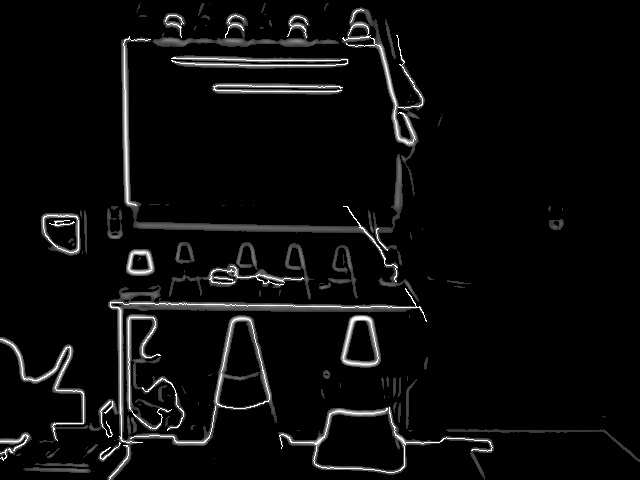
#> input picture Python code/captured_image_20251205_090752.jpg, 640 x 480 px, given in place of the camera
$ python Cone_and_edge_detection.py   (older library calls are emulated)
#> lines starting #> are read from the running program, lines starting #| are printed output that depends on the picture; after the words box and inside, x2 and y2 are one past the last pixel; in counts of white or black regions, pixels touching at a corner belong together
#AAU Robotics ROB3 GR.141 Project
# Cone detection algorithm


#WHAT NEEDS TO BE IMPLEMENTED AND IMPORVED
# Better noise reduction and/or filtering, it still locates too much noise, especially from blue color
# Center positions needs to be exported as a vector with space for distance
# improve merge function so there is not a hard limit on what the distance is, it might interfere with other cones in the distance
#


import numpy as np
import cv2
import time
kernel = np.ones([5,5], np.uint8)

# The setup function is where the camera is inititiated and the limits for color segmentation is defined in HSV
def Setup():
    cam = cv2.VideoCapture(0)
    upperLimitBlue = np.array([123, 252, 150], np.uint8)
    lowerLimitBlue = np.array([103, 92, 5], np.uint8)
    upperLimitYellow = np.array([33,255,255], np.uint8)
    lowerLimitYellow = np.array([13,120,120], np.uint8)
    return cam, upperLimitBlue, lowerLimitBlue, upperLimitYellow, lowerLimitYellow

def sobel_edge_detection(frame):
    #splitting hsv pictures
    h, s, v = cv2.split(cv2.cvtColor(frame, cv2.COLOR_BGR2HSV))

    frame_blur = cv2.GaussianBlur(v, (7,7), 0)

    #tager v kanalen og laver en sobeledge detection med kernel 3,3
    sobelx = cv2.Sobel(frame_blur, cv2.CV_16S, 1, 0, ksize=3)
    sobely = cv2.Sobel(frame_blur, cv2.CV_16S, 0, 1, ksize=3)

    #konverter til float32
    sobelx = sobelx.astype(np.float32)
    sobely = sobely.astype(np.float32)

    #beregner gradient magnituden og thresholder den
    gradient_magnitude = cv2.magnitude(sobelx, sobely)
    _, gradient_thresh = cv2.threshold(gradient_magnitude, 50, 255, cv2.THRESH_TOZERO)

    #converterer til uint8
    gradient_magnitude = cv2.convertScaleAbs(gradient_thresh)

    return gradient_magnitude, frame_blur

def canny_edge_detection(frame_blur):
    #laver blur på v kanalen og bruger til canny edge detection
    edges = cv2.Canny(frame_blur, threshold1=50, threshold2=150)

    return edges

def morphology(combine):
    #morphology
    closing = cv2.morphologyEx(combine, cv2.MORPH_CLOSE, kernel, iterations=1) #lukker små huller
    opening = cv2.morphologyEx(closing, cv2.MORPH_OPEN, kernel, iterations=1) #fjern små støjpixels udenfor kanterne
    # Konverter billedet til binært: pixels >20 bliver hvide og resten bliver sort
    _, binary = cv2.threshold(opening, 20, 255, cv2.THRESH_BINARY)

    return binary

def remove_small_objects_with_contours(binary, min_area=300):
    #Find alle ydre konturer i det binære billede
    contours, _ = cv2.findContours(binary, cv2.RETR_EXTERNAL, cv2.CHAIN_APPROX_SIMPLE)

    #Opret en tom maske med samme størrelse som inputbilledet
    mask = np.zeros_like(binary)

    #Liste til at gemme konturer, der er store nok
    kept_contours = []

    #Gennemgå hver kontur
    for c in contours:
        #Beregn konturens areal
        area = cv2.contourArea(c)
        #Gem kun konturer, der er større end min_area
        if area >= min_area:
            kept_contours.append(c)

    #Tegn alle gemte konturer som fyldte hvide objekter på masken
    if kept_contours:
            cv2.drawContours(mask, kept_contours, -1, 255, thickness=cv2.FILLED)

    return mask, kept_contours


# The masking function is where all the preprocessing and masking is performed
# A gaussian blur is added to remove noise and smooth the frame
# The frame is then converted to HSV
# A mask is created using the limits from Setup() and then converted to a mask so only the colors in the limit is found
# Opening and closing morphology is performed on the masks to further remove noise
# Then adding a median blur to EVEN further decrease noise. This might not be necesarry
def Masking(frame, blueUpper, blueLower, yellowUpper, yellowLower):
        frame = cv2.GaussianBlur(frame, (5, 5), 0)
        HSV = cv2.cvtColor(frame, cv2.COLOR_BGR2HSV)
        maskBlue = cv2.inRange(HSV, blueLower, blueUpper)
        maskYellow = cv2.inRange(HSV, yellowLower, yellowUpper)

        maskBlue = cv2.morphologyEx(maskBlue, cv2.MORPH_OPEN, kernel, iterations=2)
        maskBlue = cv2.morphologyEx(maskBlue, cv2.MORPH_CLOSE, kernel, iterations=2)
        maskBlue = cv2.medianBlur(maskBlue, 5)

        maskYellow = cv2.morphologyEx(maskYellow, cv2.MORPH_OPEN, kernel, iterations=2)
        maskYellow = cv2.morphologyEx(maskYellow, cv2.MORPH_CLOSE, kernel, iterations=2)
        maskYellow = cv2.medianBlur(maskYellow, 5)
        return maskBlue, maskYellow

# Find the contours from in the masks to find objects
# This is performed on each mask and separated so the colors of each contour is found
def FindContours(maskBlue, maskYellow):
    contoursBlue, _ = cv2.findContours(maskBlue,cv2.RETR_EXTERNAL, cv2.CHAIN_APPROX_SIMPLE)
    bboxBlue = []
    contoursYellow, _ = cv2.findContours(maskYellow,cv2.RETR_EXTERNAL, cv2.CHAIN_APPROX_SIMPLE)
    bboxYellow = []

    def FilterBbox(contours, bbox):
        #Gennemgår alle konturer fundet i et maskeret billede
        for c in contours:
            #Beregn arealet af konturen i pixelsd
            area = cv2.contourArea(c)
            if area > 100: #100 pixel^2 - skal være større end 100 pixels
                #Bregen den kovekse skal af kontiren (mindste konvekse fporm der omslutter konturen)
                hull = cv2.convexHull(c)
                #Arealet af den kovekse skal
                hull_area = cv2.contourArea(hull)

                #Solidity = hvor "fyldt" konturen er i forholf til dens konvekse skal
                #Hvis solidity er tæt på 1, er kontoren tæt på at være konveks og solid
                solidity = area / hull_area if hull_area != 0 else 0

                if solidity > 0.8: #The convex hull is at least 80% filled
                    #Beregn den mindste rektangel (bbox), der omslutter konturen
                    x,y,w,h = cv2.boundingRect(c)

                    if w > 10 and h > 10: #Filter: bbox skal være mindst 10x10 pixels
                        bbox.append((x,y,w,h)) # Add the object to the bbox list

    FilterBbox(contoursBlue, bboxBlue)
    FilterBbox(contoursYellow, bboxYellow)
    # The Bboxes are then being merged in the MergeBbox() function to merge close bboxes
    bboxBlue, bboxYellow, _, _ = MergeBbox(bboxBlue, bboxYellow)
    return bboxBlue, bboxYellow

# The MergeBbox function is used to merge the base and top parts of the cones
# It has two helper functions CenterCalc(), where it calculates the centers of each bbox and its it to a list.
# MergeCenters then filters through these centers and checks if two centers are within the predefined pixel distance
# if they are a new center is calculated as the average of both ccenters, and a new bbox is defined.
def MergeBbox(bboxBlue, bboxYellow):
    def CenterCalc(bbox, centrum):
        for b in bbox:
            x,y,w,h = b
            cx = x+w/2
            cy = y+h/2
            centrum.append((cx,cy, w, h,x,y))
    def MergeCenters(centrum, merged, mergedCorner):
        yDist = 250
        xDist = 50
        for c in centrum: # go through each item in the list of center locations
            found = False # Found is false at the start since the first center is not close to any of the others since there is none to compare to
            for i, m in enumerate(merged): # For each iteration i, and m in enumerate(merged) i is the iteration and m is the corresponding entry in merged
                if (abs(c[1]-m[1]) < yDist) and (abs(c[0]-m[0]) < xDist): # Checks to see if the center c is close enough to the entry m
                    merged[i] = ((c[0]+m[0])/2, (c[1]+m[1])/2, abs(c[1]-m[1])*1.5, abs(c[0]-m[0])*3) # If it is close enough a new center is calculated
                    x1 = min(c[0]-c[2]/2, m[0]-m[2]/2) # The minimum and maximum values for the new center is created
                    y1 = min(c[1]-c[3]/2, m[1]-m[3]/2)
                    x2 = max(c[0]+c[2]/2, m[0]+m[2]/2)
                    y2 = max(c[1]+c[3]/2, m[1]+m[3]/2)
                    w_new = x2 - x1
                    h_new = y2 - y1 #This is so a new bbox can be created
                    mergedCorner[i] = (x1, y1, w_new, h_new) # Add the new bbox to the mergedCorner list, this is the upper left corner and is standard for  reating bboxes
                    found = True # set found to true
                    break # go out of the for loop so the next center will be assed
            if not found: # If found != True it just adds the original positions
                merged.append((c[0],c[1],c[2],c[3])) #This is the center position
                mergedCorner.append((c[4],c[5],c[2],c[3])) #This is for the upper corner and correct bbox creation

    centrumB = []
    centrumY = []
    mergedBlue = []
    mergedYellow = []
    mergedBlueCorner = []
    mergedYellowCorner = []
    CenterCalc(bboxBlue, centrumB)
    CenterCalc(bboxYellow, centrumY)
    MergeCenters(centrumB, mergedBlue, mergedBlueCorner)
    MergeCenters(centrumY, mergedYellow, mergedYellowCorner)

    return mergedBlueCorner, mergedYellowCorner, mergedBlue, mergedYellow

# This function draws the bounding boxes
# [17 lines left out: function DrawBoundingBox, not called in this run]

def verify_cones_with_edges(bboxes, edges, threshold=0.30):
    verified = [] #Liste til de bboxes, der bliver verificeret som gyldige

    for box in bboxes:
        #Konverterer bpunding box-koordinater til heltal
        x, y, w, h = map(int, box)

        #Udtræk regionen af interesse (ROI) fra edge-billedet
        #Det vil sige kund et område hvor bbox'en ligger
        roi = edges[y:y+h, x:x+w]

        #Tæl hvor mange pixels i ROI der faktsik kanter (ikke-nul pixels)
        edge_pixels = cv2.countNonZero(roi)

        #Beregn det totale antal pixels i ROI
        total_pixels = w * h

        #Hvis andelen af edge-pixels i ROI overstiger threshold
        if total_pixels > 0 and (edge_pixels / total_pixels >= threshold):
            #Tilføj bbox til listen over verificerede objekter
            verified.append(box)
    return verified


# This is where everything comes together
def main():
    # The setup() is loaded in
    cap, blueUpper, blueLower, yellowUpper, yellowLower = Setup()
    # Time is used to calculate FPS. (might not be necesarry to calculate for each frame, might be enough to display once a second)
    prev_time = time.time()
    while True:
        ret, frame = cap.read() # Get the frame from the camera
#> frame is the input picture: shape (480, 640, 3); min 0, max 255, mean 11.7
        current_time = time.time() #more fps
        fps = 1 / (current_time - prev_time)
        prev_time = current_time
        if not ret: # If there are is no camera
            print("Can't read camera, ending stream")
            break

        gradient_magnitude, v = sobel_edge_detection(frame)
#> in sobel_edge_detection, `sobelx = cv2.Sobel(frame_blur, cv2.CV_16S, 1, 0, ksize=3)`:
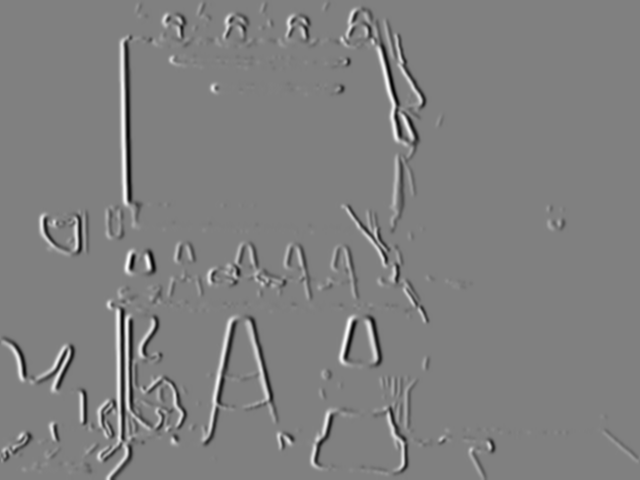
#> sobelx: shape (480, 640) int16; min -411, max 406, mean -0.1; drawn with min black and max white
#> in sobel_edge_detection, `sobely = cv2.Sobel(frame_blur, cv2.CV_16S, 0, 1, ksize=3)`:
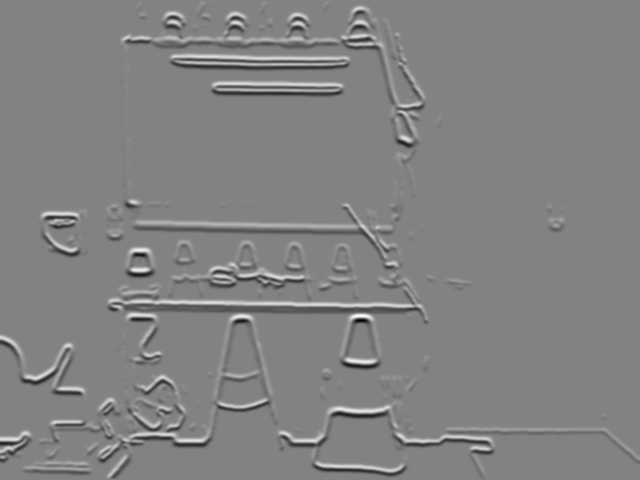
#> sobely: shape (480, 640) int16; min -495, max 472, mean 0; drawn with min black and max white
        edges = canny_edge_detection(v)
#> in canny_edge_detection, `edges = cv2.Canny(frame_blur, threshold1=50, threshold2=150)`:
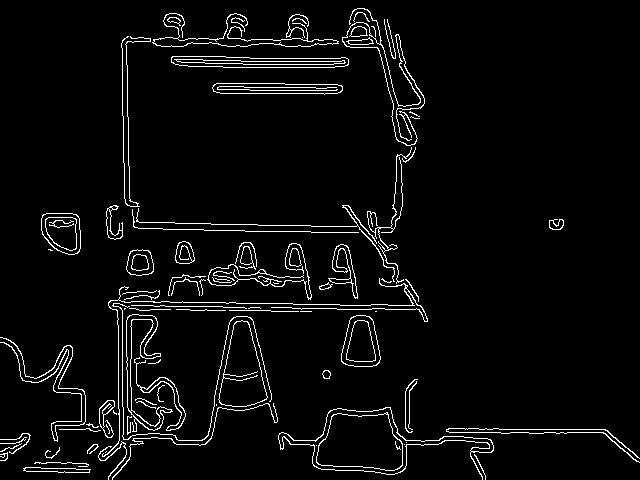
#> edges: shape (480, 640); 4.3% white in thin lines or dots

        #combinere sobel og canny edge qdetection
        combine = cv2.bitwise_or(gradient_magnitude, edges)


        #Lav binært bilelde med morphology
        binary = morphology(combine)
#> in morphology, `closing = cv2.morphologyEx(combine, cv2.MORPH_CLOSE, kernel, iteration..`:
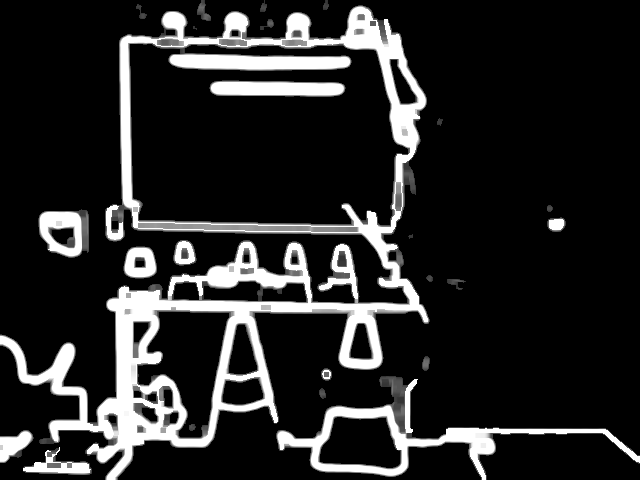
#> closing: shape (480, 640); min 0, max 255, mean 40.1
#> in morphology, `_, binary = cv2.threshold(opening, 20, 255, cv2.THRESH_BINARY)`:
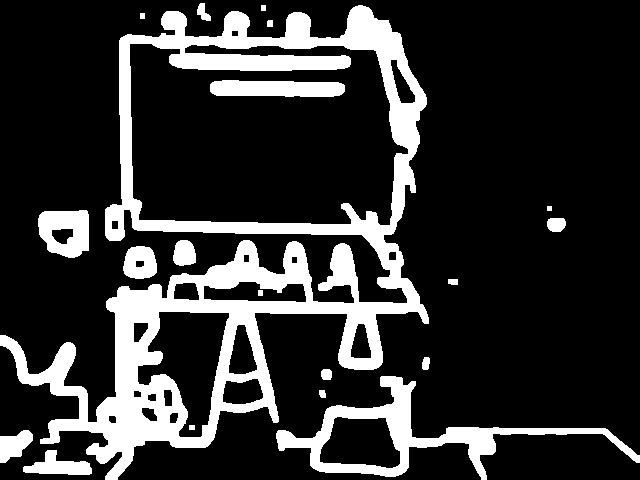
#> binary: shape (480, 640); 19.5% white; 20 white regions

        # Remove små objekter hurtigt med contour-filter (erstatter connectedComponents)
        cleaned_mask, kept_contours = remove_small_objects_with_contours(binary, min_area=250)
#> in remove_small_objects_with_contours, `contours, _ = cv2.findContours(binary, cv2.RETR_EXTERNAL, cv2.CHAIN_AP..`: contours = 17 contours, 1 with area under 20; largest, box (x1, y1, x2, y2) and area: (0, 5, 429, 480) 96747, (276, 376, 640, 480) 9628, (38, 210, 89, 258) 1974, (123, 246, 157, 279) 878, (23, 450, 92, 475) 848
#> the loop in remove_small_objects_with_contours, `for c in contours:` made 17 passes
#> area on passes 1 to 8: 847.5, 637, 36.5, 9628, 91.5, 71, 42.5, 878
#> after the loop in remove_small_objects_with_contours, `for c in contours:`: kept_contours = 7 contours; box (x1, y1, x2, y2) and area: (0, 5, 429, 480) 96747, (276, 376, 640, 480) 9628, (38, 210, 89, 258) 1974, (123, 246, 157, 279) 878, (23, 450, 92, 475) 848, (0, 430, 33, 463) 637, (173, 240, 196, 266) 452
#> in remove_small_objects_with_contours, `cv2.drawContours(mask, kept_contours, -1, 255, thickness=cv2.FILLED)`:
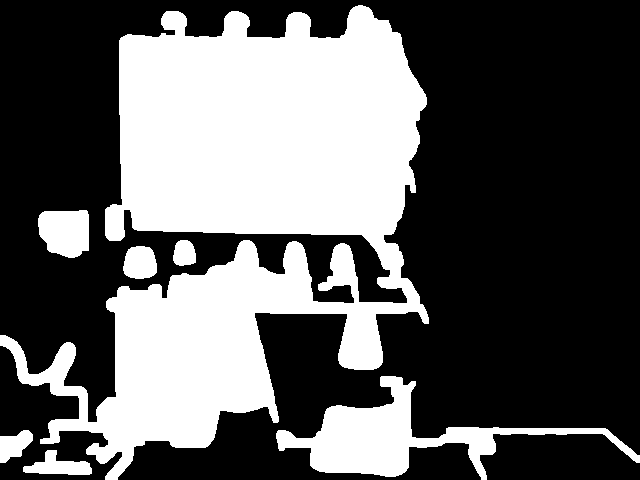
#> mask: shape (480, 640); 37% white; 7 white regions


        # Get the masks created in Masking()
        maskBlue, maskYellow = Masking(frame, blueUpper, blueLower, yellowUpper, yellowLower)
        # uses the masks in found Contours to find the locations of objects
        bboxesBlue, bboxesYellow = FindContours(maskBlue, maskYellow)
#> in FindContours, `contoursBlue, _ = cv2.findContours(maskBlue,cv2.RETR_EXTERNAL, cv2.CHA..`: contoursBlue = []
#> bboxesBlue = []; bboxesYellow = []
        # Checks if it has found any Blue and Yellow BBoxes, before trying to draw them

        edge_contours, _ = cv2.findContours(edges, cv2.RETR_EXTERNAL, cv2.CHAIN_APPROX_SIMPLE)
#> edge_contours = 87 contours, 53 with area under 20; largest, box (x1, y1, x2, y2) and area: (278, 407, 494, 480) 5688, (218, 320, 268, 407) 2692, (171, 56, 349, 68) 1632, (341, 315, 381, 367) 1559, (41, 213, 81, 255) 1334
        cv2.drawContours(frame, edge_contours, -1, (0, 0, 255), 3)
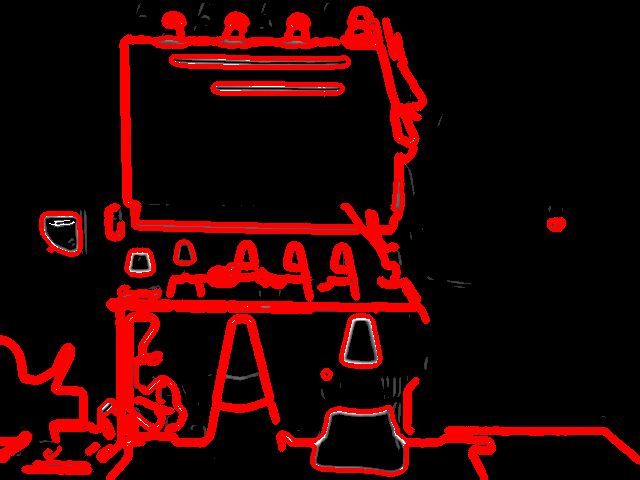
#> frame: shape (480, 640, 3); 15.72% of pixels changed, all inside (x1, y1, x2, y2) = (0, 6, 640, 480)


        #verificer ,ed edge-detection
        bboxesBlue_verified = verify_cones_with_edges(bboxesBlue, combine)
#> after the loop in verify_cones_with_edges, `for box in bboxes:`: verified = []
#> bboxesBlue_verified = []
        bboxesYellow_verified = verify_cones_with_edges(bboxesYellow, combine)
#> bboxesYellow_verified = []

        #tegne de verificerede
        for boxb in bboxesBlue:
            DrawBoundingBox(boxb, frame, "Blue")
#> this loop made 0 passes
        for boxy in bboxesYellow:
            DrawBoundingBox(boxy, frame, "Yellow")
        for boxb in bboxesBlue_verified:
            cv2.putText(frame, "Edge-verified", (int(boxb[0]), int(boxb[1]-20)),
                        cv2.FONT_HERSHEY_SIMPLEX, 0.5, (255,0,0), 1)
        for boxy in bboxesYellow_verified:
            cv2.putText(frame, "Edge-verified", (int(boxy[0]), int(boxy[1]-20)),
                        cv2.FONT_HERSHEY_SIMPLEX, 0.5, (0,255,255), 1)


        cv2.imshow("Frame with boxes and edges", cleaned_mask)
        # Show the combined mask and frame with bboxes
        #cv2.imshow("mask", mask)
        cv2.imshow("frame", frame)
        # prints FPS
        print(f"FPS: {fps}")
        if cv2.waitKey(1) == ord('q'):
#> (key q is pressed here)
            break
    cap.release()
    cv2.destroyAllWindows()

if __name__ == "__main__":
    main()

$ run again, on Python code/captured_image_20251205_091124.jpg
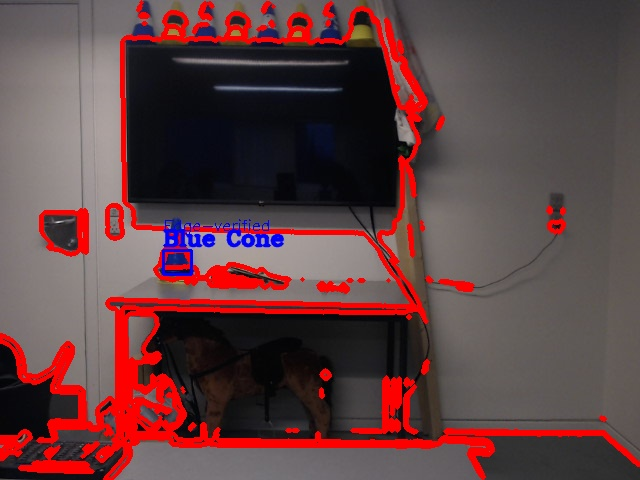
#> input picture Python code/captured_image_20251205_091124.jpg, 640 x 480 px, given in place of the camera
#> in main, frame is the input picture: shape (480, 640, 3); mean B, G, R 66.7, 64.8, 96.3
#> in canny_edge_detection, `edges = cv2.Canny(frame_blur, threshold1=50, threshold2=150)`:
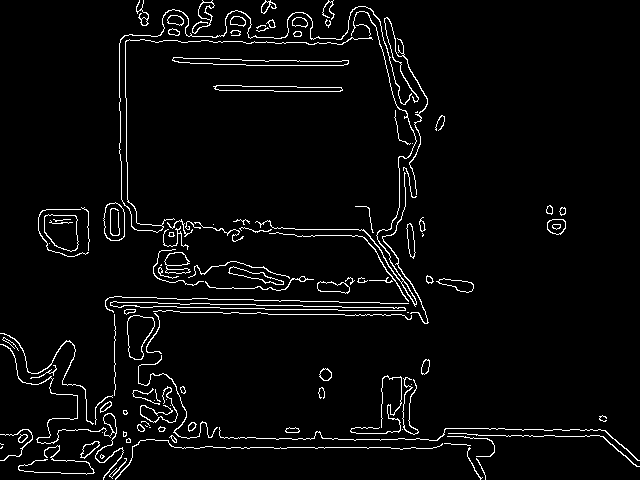
#> edges: shape (480, 640); 3.9% white in thin lines or dots
#> binary: shape (480, 640); 22.4% white; 11 white regions (1 under 20 px)
#> contours = 9 contours, 1 with area under 20; largest, box (x1, y1, x2, y2) and area: (0, 0, 640, 480) 109084, (35, 191, 93, 259) 2597, (543, 203, 569, 237) 700, (423, 273, 479, 295) 653, (315, 365, 334, 402) 417, (134, 0, 152, 28) 374, (433, 113, 448, 134) 206, (299, 276, 306, 284) 40
#> the loop in remove_small_objects_with_contours, `for c in contours:` made 9 passes
#> area on passes 2 to 9: 417, 40.5, 653, 700.5, 2597, 206.5, 109083.5, 374.5
#> after the loop in remove_small_objects_with_contours, `for c in contours:`: kept_contours = 6 contours; box (x1, y1, x2, y2) and area: (0, 0, 640, 480) 109084, (35, 191, 93, 259) 2597, (543, 203, 569, 237) 700, (423, 273, 479, 295) 653, (315, 365, 334, 402) 417, (134, 0, 152, 28) 374
#> mask: shape (480, 640); 37.9% white; 6 white regions
#> HSV: shape (480, 640, 3); mean H, S, V 60, 69, 98.8
#> contoursBlue = 3 contours; box (x1, y1, x2, y2) and area: (145, 75, 386, 201) 16774, (358, 62, 373, 72) 116, (17, 402, 27, 415) 96
#> contoursYellow = 1 item
#> the loop in FilterBbox, `for c in contours:` made 3 passes
#> (area, hull_area, solidity, x, y, w, h) on pass 3: (116, 117, 0.991, 358, 62, 15, 10)
#> after the loop in FilterBbox, `for c in contours:`: bbox = []
#> the loop in FilterBbox (call 2), `for c in contours:` made 1 pass
#> area on pass 1: 73
#> edge_contours = 117 contours, 59 with area under 20; largest, box (x1, y1, x2, y2) and area: (110, 301, 406, 311) 1038, (44, 214, 79, 252) 990, (127, 315, 155, 360) 822, (172, 57, 349, 66) 814, (103, 202, 125, 241) 674
#> in main, `cv2.drawContours(frame, edge_contours, -1, (0, 0, 255), 3)`:
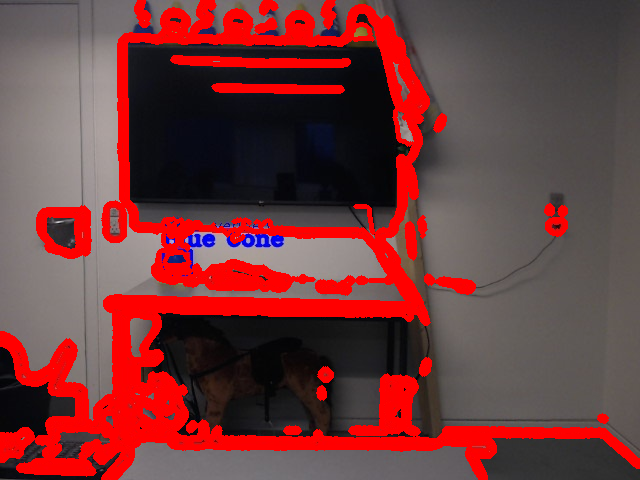
#> frame: shape (480, 640, 3); 16.42% of pixels changed, all inside (x1, y1, x2, y2) = (0, 0, 640, 480)
#> after the loop in verify_cones_with_edges, `for box in bboxes:`: verified = []
